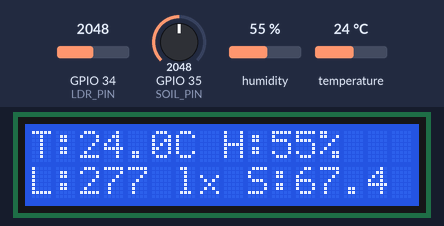
This sketch was run on a simulated ESP32. On the bench: 16×2 character LCD. The inputs (shaded band) are chosen by the test bench; at power-on: humidity 55 %, GPIO 34 (LDR_PIN) = 2048, GPIO 35 (SOIL_PIN) = 2048, temperature 24 °C. WiFi joins after 1.5 s; servers stay silent unless stated; uploads are accepted with an empty reply; what the sketch prints to the serial monitor is not drawn.

Above: at 5.3 s.
5.4 s: humidity set to 22 %
At 14.6 s:
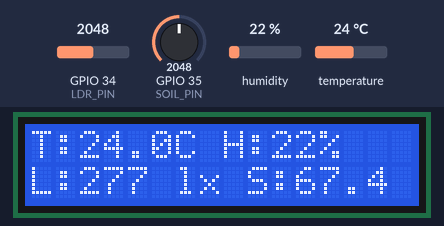
15.8 s: GPIO 34 (LDR_PIN) set to 2866
At 25.1 s:
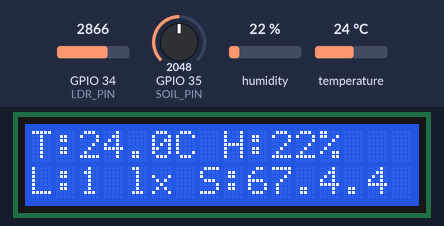
26.1 s: GPIO 35 (SOIL_PIN) set to 2866
At 35.2 s:
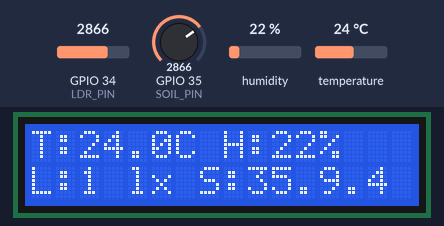
36.4 s: temperature set to 12 °C
At 45.9 s:
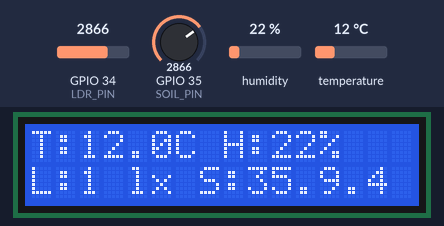
46.6 s: GPIO 35 (SOIL_PIN) set to 3972
At 56.5 s:
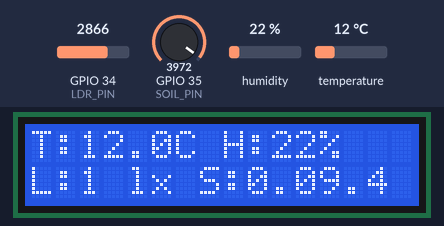
56.9 s: GPIO 34 (LDR_PIN) set to 1228
At 66.7 s:
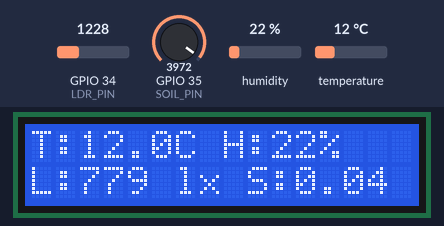
Timing chart, 0 to 68.2 s (numbered marks = the images above; inputs shaded):
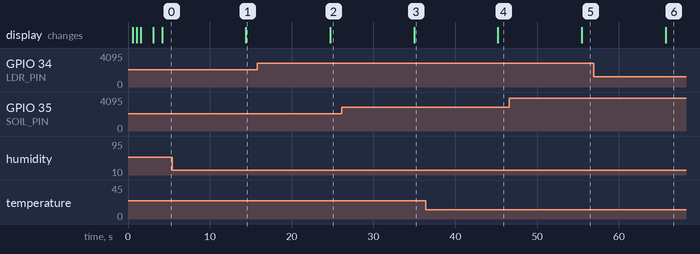

The sketch:

sketch.ino
```cpp
#include <WiFi.h>
#include <HTTPClient.h>
#include <ArduinoJson.h>
#include <DHTesp.h>
#include <LiquidCrystal_I2C.h>

#define DHT_PIN 15
#define LDR_PIN 34
#define SOIL_PIN 35

#define R_FIXED 10000.0
#define A_CONST 500000.0
#define B_CONST 0.7

const int AIR_VALUE = 3800;
const int WATER_VALUE = 1200;

const char* WIFI_SSID = "CHENAB";
const char* WIFI_PASS = "44zMf3QqdU&KC3Mv";

// ---- Supabase Configuration ----
const char* SUPABASE_URL = "https://fwnsxlojxqvdwaseomhs.supabase.co/rest/v1/environment_data";
const char* SUPABASE_KEY = "eyJhbGciOiJIUzI1NiIsInR5cCI6IkpXVCJ9.eyJpc3MiOiJzdXBhYmFzZSIsInJlZiI6ImZ3bnN4bG9qeHF2ZHdhc2VvbWhzIiwicm9sZSI6ImFub24iLCJpYXQiOjE3NjE5MjQ4MjgsImV4cCI6MjA3NzUwMDgyOH0.ooP4Vp_m08uGv1xuqOxE4q4KqhwEzOb1XpforRRDUbA";

DHTesp dht;
LiquidCrystal_I2C lcd(0x27, 16, 2);
bool wifiConnected = false;

void connectWiFi() {
  WiFi.mode(WIFI_STA);
  WiFi.begin(WIFI_SSID, WIFI_PASS);

  lcd.setCursor(0, 0);
  lcd.print("WiFi...");
  Serial.print("Connecting to WiFi");

  int attempts = 0;
  while (WiFi.status() != WL_CONNECTED && attempts < 10) {
    delay(500);
    lcd.print(".");
    Serial.print(".");
    attempts++;
  }

  lcd.clear();
  if (WiFi.status() == WL_CONNECTED) {
    wifiConnected = true;
    lcd.print("WiFi OK!");
    Serial.println("\nWiFi Connected!");
    Serial.println(WiFi.localIP());
  } else {
    wifiConnected = false;
    lcd.print("WiFi Failed!");
    Serial.println("\nWiFi Failed! Skipping...");
  }

  delay(1500);
  lcd.clear();
}

float getSoilMoisturePercent(int sensorValue) {
  if (sensorValue > AIR_VALUE) sensorValue = AIR_VALUE;
  if (sensorValue < WATER_VALUE) sensorValue = WATER_VALUE;

  float moisture = (float)(AIR_VALUE - sensorValue) * 100 / (AIR_VALUE - WATER_VALUE);
  return moisture;
}

float getLux(int adc) {
  int darkADC = 2500;
  int brightADC = 50;
  float darkLux = 1.0;
  float brightLux = 1500.0;

  float lux = darkLux + (brightLux - darkLux) * (float)(darkADC - adc) / (darkADC - brightADC);
  if (lux < darkLux) lux = darkLux;
  if (lux > brightLux) lux = brightLux;
  return lux;
}

void sendToSupabase(float temp, float hum, int light, float soilMoisture) {
  if (!wifiConnected) {
    Serial.println("WiFi not connected, skipping Supabase POST.");
    return;
  }

  HTTPClient http;
  http.begin(SUPABASE_URL);
  http.addHeader("Content-Type", "application/json");
  http.addHeader("apikey", SUPABASE_KEY);
  http.addHeader("Authorization", String("Bearer ") + SUPABASE_KEY);

  StaticJsonDocument<256> doc;
  doc["device_id"] = "esp32_01";
  doc["temperature"] = temp;
  doc["humidity"] = hum;
  doc["light"] = light;
  doc["soil"] = soilMoisture;

  String json;
  serializeJson(doc, json);

  Serial.println("Posting to Supabase: " + json);

  int httpResponseCode = http.POST(json);

  if (httpResponseCode > 0) {
    Serial.print("Supabase Response Code: ");
    Serial.println(httpResponseCode);
  } else {
    Serial.print("Error in POST: ");
    Serial.println(http.errorToString(httpResponseCode));
  }

  http.end();
}

void setup() {
  Serial.begin(115200);
  lcd.init();
  lcd.backlight();

  connectWiFi();
  dht.setup(DHT_PIN, DHTesp::DHT11);

  lcd.setCursor(0, 0);
  lcd.print("System Ready");
  delay(1000);
  lcd.clear();
}

void loop() {
  TempAndHumidity data = dht.getTempAndHumidity();
  float temperature = data.temperature;
  float humidity = data.humidity;

  if (isnan(temperature) || isnan(humidity)) {
    temperature = 23.0;
    humidity = 54.0;
  }

  int lightValue = analogRead(LDR_PIN);
  int soilRaw = analogRead(SOIL_PIN);
  float soilMoisture = getSoilMoisturePercent(soilRaw);
  int lux = (int)getLux(lightValue);

  lcd.setCursor(0, 0);
  lcd.print("T:");
  lcd.print(temperature, 1);
  lcd.print("C H:");
  lcd.print(humidity, 0);
  lcd.print("% ");

  lcd.setCursor(0, 1);
  lcd.print("L:");
  lcd.print(lux);
  lcd.print(" lx S:");
  lcd.print(soilMoisture, 1);

  Serial.printf("Temp: %.1f°C  Hum: %.1f%%  Light: %d  Soil: %.1f%%\n", temperature, humidity, lux, (int)soilMoisture);
  sendToSupabase(temperature, humidity, lux, (int)soilMoisture);

  delay(10000);
}
```

Measured:
- after the input at 5.4 s, the display: changes after 9.0 s (image 1)
- after the input at 15.8 s, the display: changes after 8.9 s (image 2)
- after the input at 26.1 s, the display: changes after 8.9 s (image 3)
- after the input at 36.4 s, the display: changes after 8.8 s (image 4)
- after the input at 46.6 s, the display: changes after 8.9 s (image 5)
- after the input at 56.9 s, the display: changes after 8.8 s (image 6)
